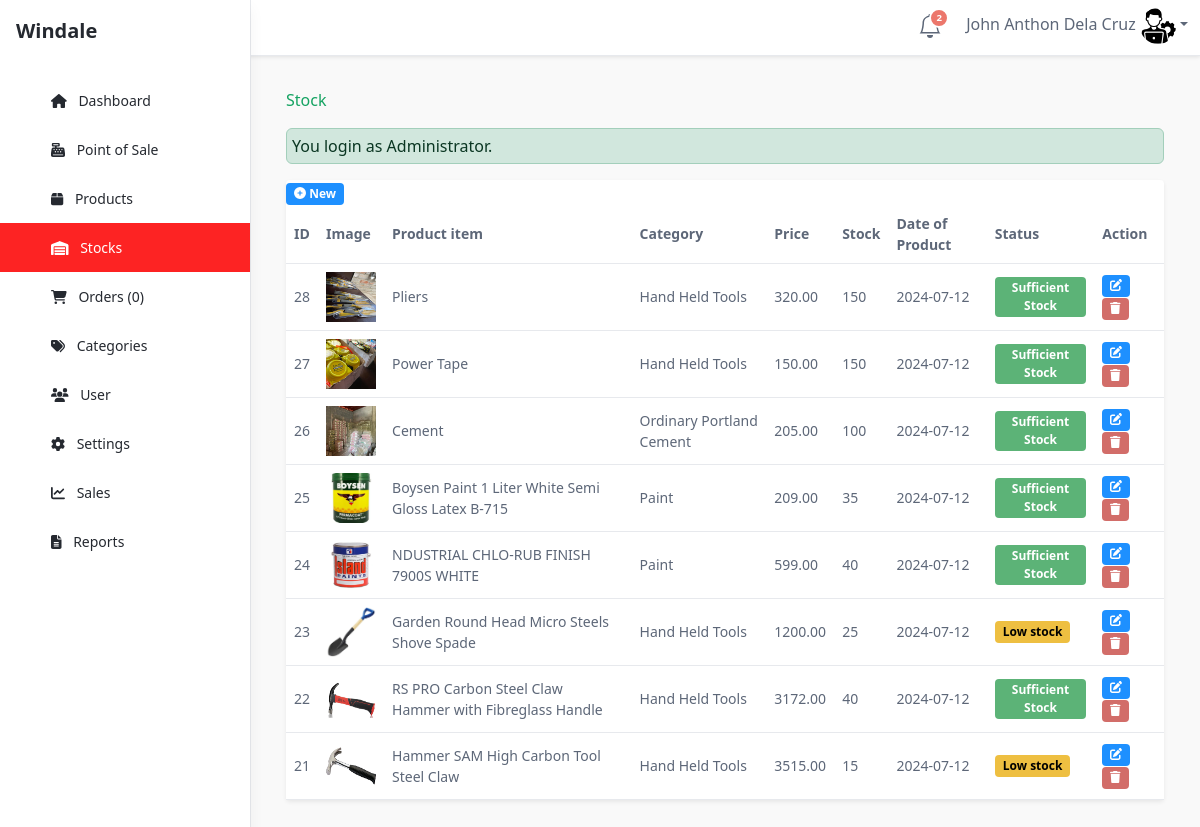
/admin/stock/index.php (signed in), run on an earlier commit of the app's database.
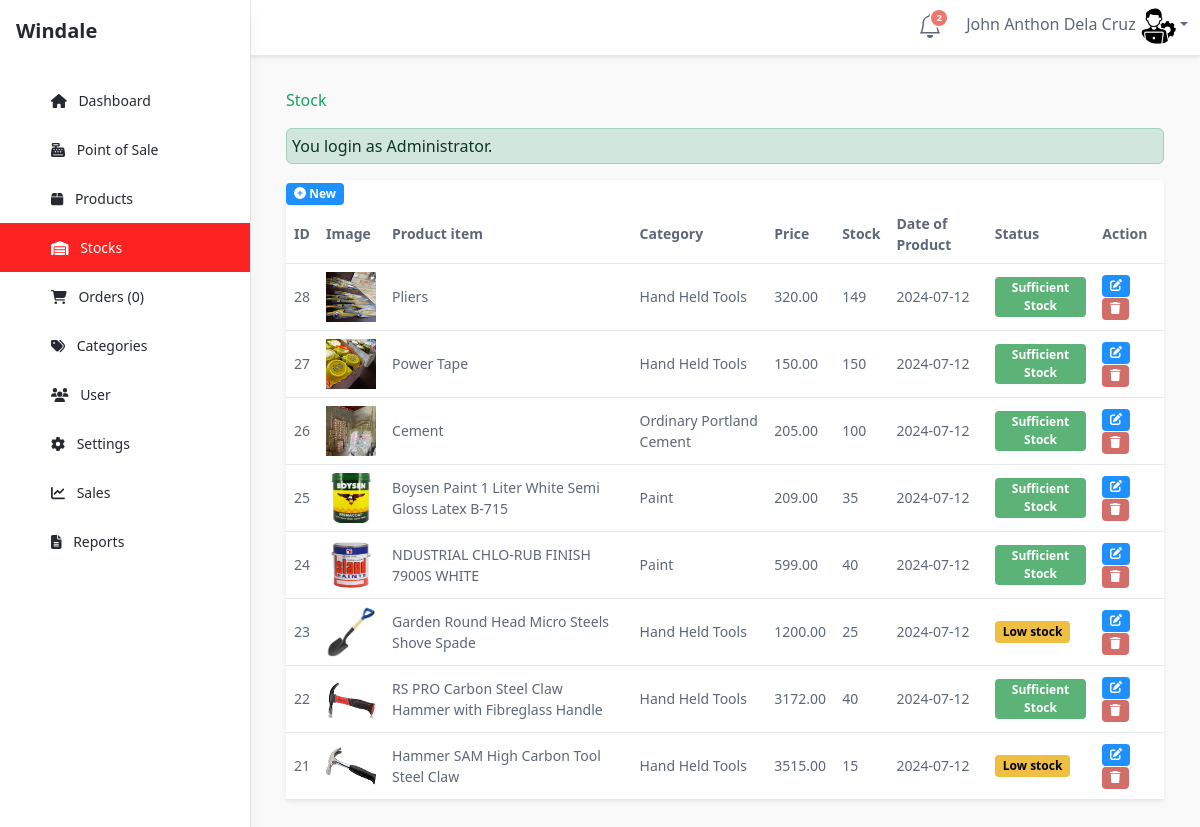
And on a later commit of the database.
### tables this page shows
CREATE TABLE `stocks` (
  `id` int(11) NOT NULL,
  `images` varchar(255) NOT NULL,
  `productName` varchar(255) NOT NULL,
  `productCategory` varchar(100) DEFAULT NULL,
  `productPrice` decimal(10,2) NOT NULL,
  `productStock` int(11) NOT NULL,
  `checkStock` int(11) DEFAULT NULL,
  `productDate` date DEFAULT NULL,
  `productStatus` varchar(50) DEFAULT NULL
);

### admin/stock/index.php (called while the page is built, shortened)
<?php
require_once ("../theme/templates.php");
?>

### admin/stock/list.php (the view, shortened to what this page needs)
<?php
require_once '../../admin/dbcon/conn.php';
$sql = "SELECT *,
        CASE
            WHEN productStock = 0 THEN 'Out of stock'
            WHEN productStock <= checkStock THEN 'Low stock'
            WHEN productStock != checkStock THEN 'Sufficient Stock'
            ELSE productStatus
        END AS calculated_status
        FROM stocks
        ORDER BY id DESC";
$result = $conn->query($sql);
?>
<div class="tab-content" id="orders-table-tab-content">
    <div class="tab-pane fade show active" id="orders-all" role="tabpanel" aria-labelledby="orders-all-tab">
        <div class="app-card app-card-orders-table shadow-sm mb-5">
            <div class="app-card-body">
                <div class="row">
                    <div class="col-lg-12">
                        <a href="#" class="btn btn-primary btn-sm" data-bs-toggle="modal"
                            data-bs-target="#newProductModal">
                            <i class="fa fa-plus-circle fw-fa"></i> New
                        </a>
                    </div>
                </div>
                <div class="table-responsive">
                    <table class="table app-table-hover mb-0 text-left">
                        <thead>
                            <tr>
                                <th class="cell">ID</th>
                                <th class="cell">Image</th>
                                <th class="cell">Product item</th>
                                <th class="cell">Category</th>
                                <th class="cell">Price</th>
                                <th class="cell">Stock</th>
                                <th class="cell">Date of Product</th>
                                <th class="cell">Status</th>
                                <th class="cell">Action</th>
                            </tr>
                        </thead>
                        <tbody>
                            <?php
                            if ($result->num_rows > 0) {
                                while($row = $result->fetch_assoc()) {
                                    $statusClass = 'btn-success';
                                    if ($row['calculated_status'] == 'Low stock') {
                                        $statusClass = 'btn-warning';
                                    } elseif ($row['calculated_status'] == 'Out of stock') {
                                        $statusClass = 'btn-danger';
                                    }
                            ?>
                            <tr>
                                <td class="cell"><?php echo $row['id']; ?></td>
                                <td class="cell">
                                    <img src="upload/<?php echo $row['images']; ?>" alt="Product Image"
                                        style="width: 50px; height: 50px;">
                                </td>
                                <td class="cell"><?php echo $row['productName']; ?></td>
                                <td class="cell"><?php echo $row['productCategory']; ?></td>
                                <td class="cell"><?php echo $row['productPrice']; ?></td>
                                <td class="cell"><?php echo $row['productStock']; ?></td>
                                <td class="cell"><?php echo $row['productDate']; ?></td>
                                <td class="cell"><a class="btn-sm btn <?php echo $statusClass; ?>">
                                        <?php echo $row['calculated_status']; ?></a></td>
                                <td class="cell">
                                    <a href="#" class="btn btn-sm btn-primary me-1" data-bs-toggle="modal"
                                        data-bs-target="#editProductModal<?php echo $row['id']; ?>" title="Edit">
                                        <i class="fas fa-edit"></i>
                                    </a>
                                    <a href="delete.php?id=<?php echo $row['id']; ?>" class="btn btn-sm btn-danger"
                                        title="Delete"
                                        onclick="return confirm('Are you sure you want to delete this item?');">
                                        <i class="fas fa-trash"></i>
                                    </a>
                                </td>
                            </tr>
                            <?php
                                }
                            } else {
                                echo "<tr><td colspan='9'>No records found</td></tr>";
                            }
                            ?>
                        </tbody>
                    </table>
                </div>
            </div>
        </div>
    </div>
</div>

What changed in the data, as far as the page shows it:
changed stocks "Pliers": productStock "150" → "149"
